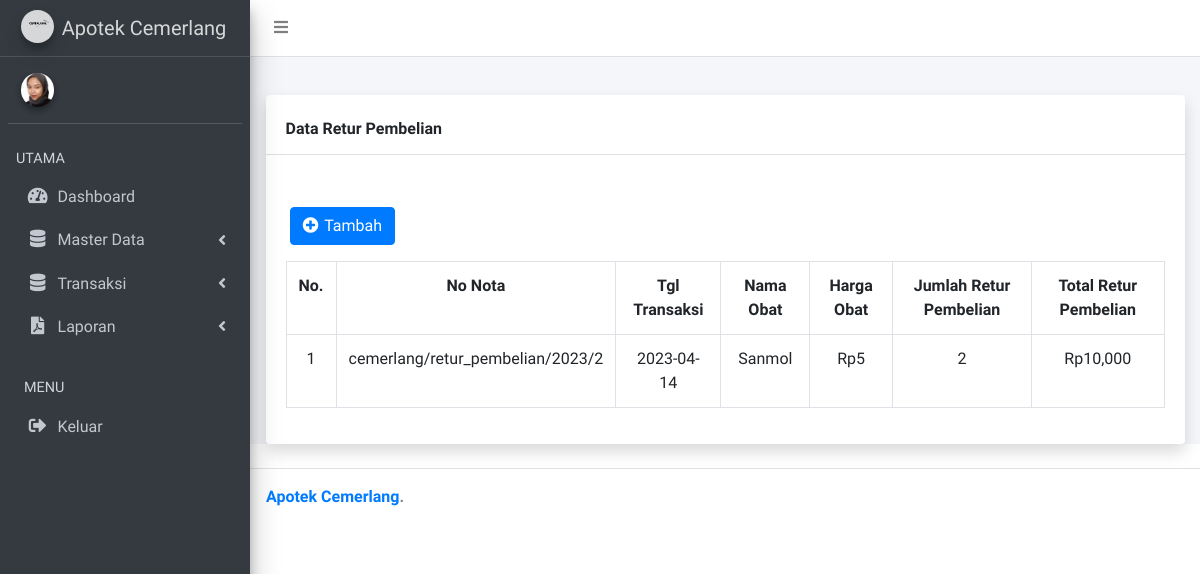
Before: /index.php/retur_pembelian with the older database file.
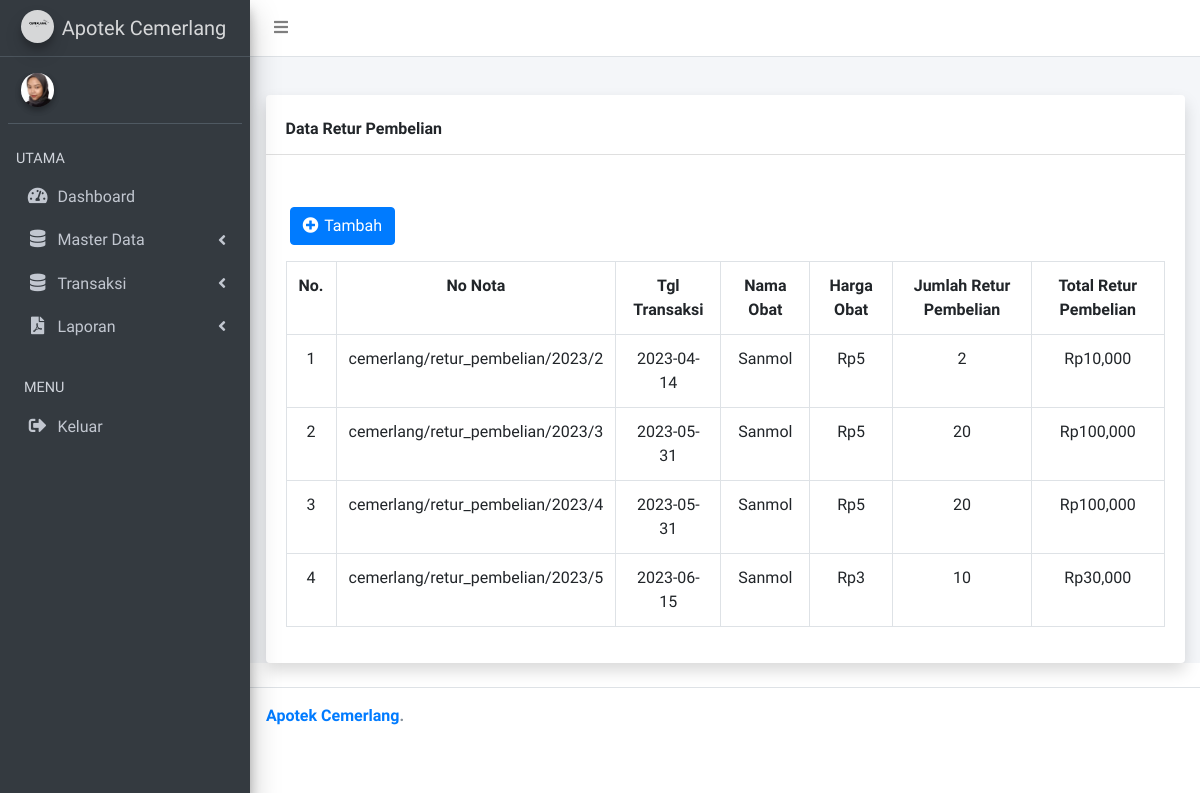
After: the same page with the newer database file.
### tables this page shows
CREATE TABLE `purchase_return` (
  `id` int(11) NOT NULL,
  `nota_num` varchar(100) NOT NULL,
  `id_drug` varchar(64) NOT NULL,
  `qty` int(11) NOT NULL,
  `date` date NOT NULL,
  `total` decimal(19,0) NOT NULL,
  `harga_retur_pembelian` int(11) NOT NULL
);

CREATE TABLE `drugs` (
  `id` int(11) NOT NULL,
  `kode_obat` varchar(12) NOT NULL,
  `name` varchar(64) NOT NULL,
  `id_unit` varchar(11) NOT NULL,
  `stock` int(11) NOT NULL
);

### application/controllers/retur_pembelian.php (called while the page is built, shortened)
<?php
class retur_pembelian extends CI_Controller
{
    public function __construct()
    {
        $this->load->model('retur_pembelianModel');
        $this->load->model('obatModel');
        $this->load->model('jurnalModel');
    }
    public function index()
    {
        $data['title'] = 'Admin | Retur Pembelian';
        $data['data'] = $this->retur_pembelianModel->index();
        $data['no_nota'] = $this->retur_pembelianModel->no_nota();
        $data['obat'] = $this->obatModel->index();
        $arrNoNota = explode('/', $data['no_nota'][0]->nota_num);
        $tahun = date('Y');
        $lastId = (int)$arrNoNota[3] + 1;
        $data['no_nota'] = "cemerlang/retur_pembelian/$tahun/$lastId";
        $this->load->view('module/header', $data);
        $this->load->view('purchase_return/index', $data);
        $this->load->view('module/footer');
    }
}

### index.php (called while the page is built, shortened)
<?php
require_once BASEPATH.'core/CodeIgniter.php';

### application/models/retur_pembelianModel.php (called while the page is built, shortened)
<?php
class retur_pembelianModel extends CI_Model
{
    public function index()
    {
        return $this->db->query('select purchase_return.id,nota_num,date,d.name,harga_retur_pembelian,qty,total from purchase_return
                                join drugs d on d.id = purchase_return.id_drug')->result();
    }
    public function no_nota()
    {
        return $this->db
            ->query('select nota_num from purchase_return where id = (SELECT max(id) FROM apotek.purchase_return)')
            ->result();
    }
}

### application/models/obatModel.php (called while the page is built, shortened)
<?php
class obatModel extends CI_Model{
    public function index(){
        return $this->db->query('select drugs.id as id_obat,units.name as satuan,drugs.name,kode_obat,stock from drugs join units on drugs.id_unit = units.id')->result();
    }
}

### application/views/purchase_return/index.php (the view, shortened to what this page needs)
<div class="content-wrapper">
    <section class="content-header">
    </section>
    <section class="content">
        <div class="container">
            <div class="card shadow mb-4">
                <div class="card-header py-3 mt-2">
                    <h6 class="m-0 font-weight-bold ">Data Retur Pembelian</h6>
                </div>
                <form action="{{ url('COA') }}" method="get">
                </form>
                <div class="card-body">
                    <a href="#" class="btn btn-primary ml-1 mt-3 mb-3" id="tambah"> <i class="fas fa-plus-circle me-1  " style="letter-spacing: 2px"></i> Tambah </a>
                    <div class="table-responsive">
                        <table class="table table-bordered" id="dataTable" width="100%" cellspacing="0">
                            <tr class="text-center">
                                <th>No.</th>
                                <th>No Nota</th>
                                <th>Tgl Transaksi</th>
                                <th>Nama Obat</th>
                                <th>Harga Obat</th>
                                <th>Jumlah Retur Pembelian</th>
                                <th>Total Retur Pembelian</th>
                            </tr>
                            <?php
                            $no = 1;
                            ?>
                            <?php foreach ($data as $d) : ?>
                                <tr class="text-center">
                                    <td><?= $no ?></td>
                                    <td> <?= $d->nota_num ?> </td>
                                    <td> <?= $d->date ?> </td>
                                    <td> <?= $d->name ?> </td>
                                    <td><?= 'Rp' . number_format($d->harga_retur_pembelian) ?></td>
                                    <td> <?= $d->qty ?> </td>
                                    <td><?= 'Rp' . number_format($d->total) ?></td>
                                </tr>
                                <?php
                                $no++;
                                ?>
                            <?php endforeach; ?>
                        </table>
                    </div>
                </div>
            </div>
        </div>
    </section>
</div>

Changed rows visible on the page:
added purchase_return: nota_num "cemerlang/retur_pembelian/2023/3", date "2023-05-31", drugs.name "Sanmol", harga_retur_pembelian "5", qty "20", total "100,000"
added purchase_return: nota_num "cemerlang/retur_pembelian/2023/4", date "2023-05-31", drugs.name "Sanmol", harga_retur_pembelian "5", qty "20", total "100,000"
added purchase_return: nota_num "cemerlang/retur_pembelian/2023/5", date "2023-06-15", drugs.name "Sanmol", harga_retur_pembelian "3", qty "10", total "30,000"
